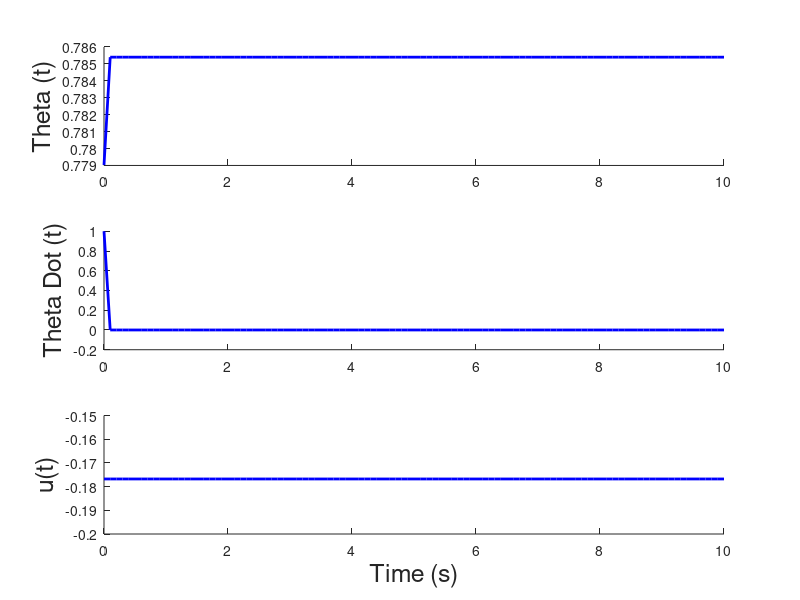
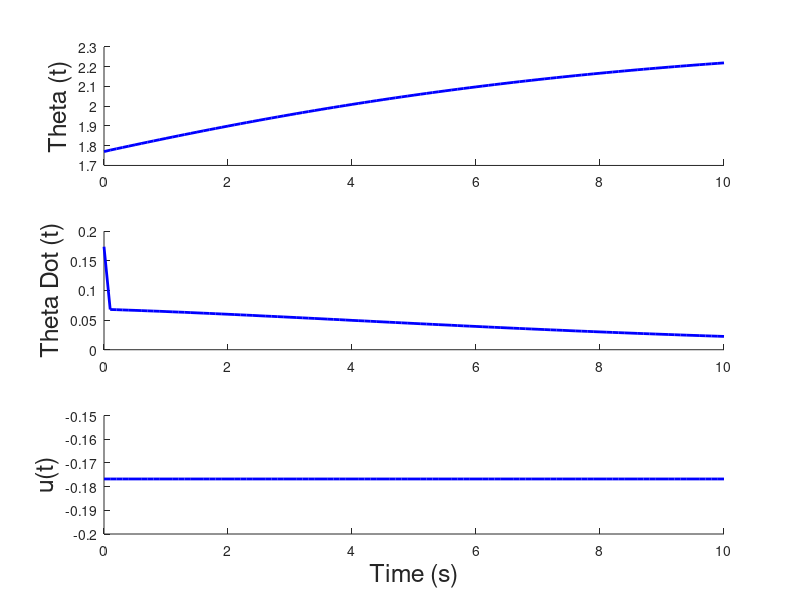
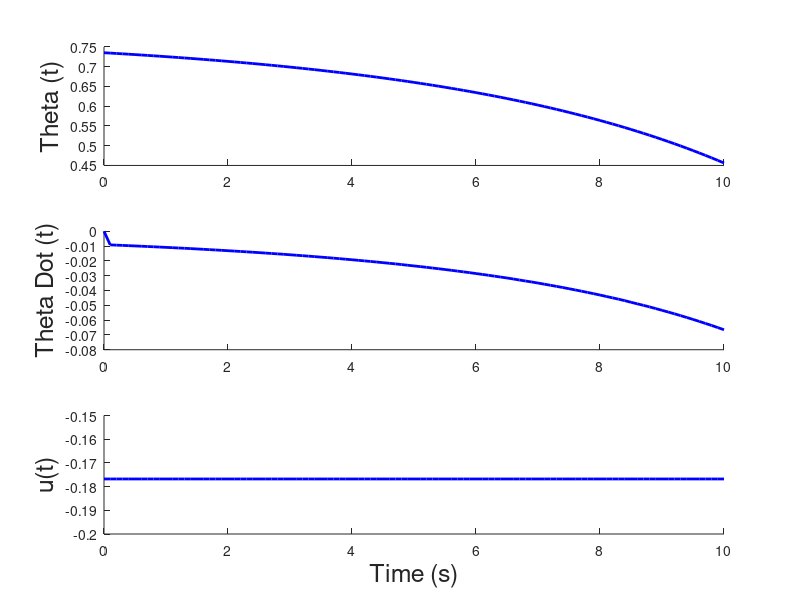

MATLAB code to generate these figures, in order:
function nonlinear_sim()
    %% Initialize the simulation variables
    t0 = 0; % initial time
    dt = 0.1; % time step
    tf = 10.0; % final time
        
    % Set the control input functions
    % From 2.3d, T(t) = b*theta_dot - mgl*sin(t)
    g = 9.8;
    m = 1/9.8;
    l = 0.25;
    b = 1;
    u = @(t, x) b*0 - m*g*l*sin(pi/4);  

    % Define the equilibrium states
    xeq = [pi/4; 0];
    ueq = b*0 - m*g*l*sin(pi/4);

    % Set the starting points
    A = [0 1; sqrt(2)*9.8/(2*0.25) -9.8/(0.25^2)];
    [V, ~] = eig(A);
    x0_1 = V(:,2) + xeq; % State associated with negative eigenvalue
    x0_2 = V(:,1) + xeq; % State associated with positive eigenvalue
    x0_3 = [-0.05; 0] + xeq; % State associated with theta = pi/4 - 0.05, thetad = 0
    x0_list = [x0_1, x0_2, x0_3];
    
    for k = 1:size(x0_list,2)
        % Pull out the state
        x0 = x0_list(:,k);

        %% Simulate and plot the system using ode
        % Simulate the system
        [tvec, xvec] = matlabOde45(x0, t0, dt, tf, u);
        uvec = getControlVector(tvec, xvec, u);


        % Plot the resulting states
        figure;
        plotResults(tvec, xvec, uvec, 'b');
    end
end

function u_vec = getControlVector(tvec, xvec, u)
%getControlVector calculate the control vector over the specified time
%interval and state
%
% Inputs:
%   tvec: 1xm vector of time inputs
%   xvec: nxm matrix of states
%   u: function handle that takes time and state as inputs and outputs
%   the control input

    len = size(tvec, 2);
    u_vec = zeros(1, len);
    for k = 1:len
        u_vec(:,k) = u(tvec(k), xvec(:,k));
    end

end

function [tvec, xvec] = matlabOde45(x0, t0, dt, tf, u)
    %MatlabOde45 uses ODE 45 to simulate the state starting at x0 from time
    % t0 to tf
    %
    % Inputs:
    %   x0: nx1 initial state
    %   t0: scalar - initial time
    %   dt: scalar - time increment
    %   tf: scalar - final time
    %   u: function handle that takes time and state as inputs and outputs
    %   the control input
    %
    % Outputs:
    %   tvec: 1xm vector of times associated with the states
    %   xvec: nxm matrix of states where each column is a state at the
    %   associated time in tvec
    
    % Initialize the time
    t = t0:dt:tf;
    
    % Simulate the linear output
    [tvec, xvec] = ode45(@(t,x) nonlinear_xdot(x,u(t,x)), t, x0);
    
    % Transpose the outputs to get in the correct form
    tvec = tvec';
    xvec = xvec';    
end

function xdot = nonlinear_xdot(x, u)
    % Calculates the state dynamics using the 

    % Define the variables
    g = 9.8;
    m = 1/9.8;
    l = 0.25;
    b = 1;   
    
    % Pull out states
    theta = x(1);
    theta_dot = x(2);

    % Calculate theta double dot
    theta_ddot = g/l * sin(theta) - b/(m*l^2) * theta_dot + u/(m*l^2);

    % Build and transpose xdot
    xdot = [theta_dot, theta_ddot]';

end

function plotResults(tvec, xvec, uvec, color)

    % Plot variables
    fontsize = 18;
    linewidth = 2;
    
    % Plot the resulting states
    subplot(3,1,1); hold on;
    plot(tvec, xvec(1,:), color, 'linewidth', linewidth);
    ylabel('Theta (t)', 'fontsize', fontsize);
    
    subplot(3,1,2); hold on;
    plot(tvec, xvec(2,:), color, 'linewidth', linewidth);
    ylabel('Theta Dot (t)', 'fontsize', fontsize);
    
    subplot(3,1,3); hold on;
    plot(tvec, uvec, color, 'linewidth', linewidth);
    ylabel('u(t)', 'fontsize', fontsize);
    xlabel('Time (s)', 'fontsize', fontsize);
end

